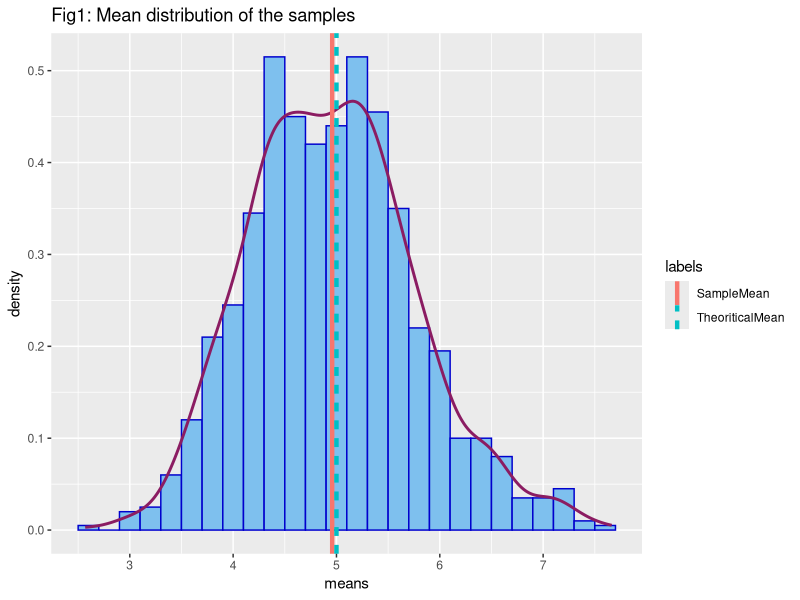

Here is the R script that generated this plot: (Note: this script raises an error after producing the figure.)
## ---- chunk 1
# set libraries
library(ggplot2)

set.seed(56248) # set seed
  lambda = 0.2    # given
  nsim = 1:1000  # Index of simulations
  n = 40 # Number of samples from Exponential distribution

# Pull 40 samples of an exponential distribution, and repeat it 1000 time
samples = sapply(nsim, function(x) rexp(n,lambda))
## ---- chunk 2
# Mean of each sample
means = apply(samples,2,mean)

# Mean of all sample means
mean_line = data.frame(labels = c("SampleMean", "TheoriticalMean") , values = c( mean(means),  1/lambda))


# Plot the histogram showing the distribution of the sample means. Also display the theoritical vs. Sample mean
ggplot(NULL, aes(x=means)) +   geom_histogram(binwidth=.2,aes(y = ..density..), fill='skyblue2', color="mediumblue" ) +
    geom_density(color="maroon4", size= 1 ) + ggtitle("Fig1: Mean distribution of the samples ") +
    geom_vline(data=mean_line, aes(xintercept=values, linetype = labels, color = labels ), size=1.5, show_guide=T) 
                 
# theoritical vs. Sample mean
mean_line
## ---- chunk 3
# Theoritical Variance
TheoriticalVar = ( (1/lambda)/sqrt(n) )^2
TheoriticalVar

# Sample Var
SampleVar = var(means)
SampleVar


# Theoritical SD
sqrt(TheoriticalVar)

# Sample SD
sqrt(SampleVar)

## ---- chunk 4
# Plot the histogram showing the distribution of the sample means compared with the normal distribution
ggplot(NULL, aes(x=means)) +   geom_histogram(binwidth=.2, aes(y = ..density..), fill='skyblue2', color="mediumblue" ) +
  geom_density(color="green4", size= 1 ) +
  stat_function(color="red", size =1, fun = dnorm, arg = list(mean = 1/lambda, sd = sqrt(SampleVar))) +
  scale_color_manual("", 
                      breaks = c("Normal Distribution", "Actual Distribution"),
                      values = c("red", "green4")) + ggtitle("Fig2: Distribution of samples vs. Normal distribution")
## ---- chunk 5
# In addition, create a qq plot for sample quantiles and qq line for theoritical quantiles ;
qqnorm(means)
qqline(means)
